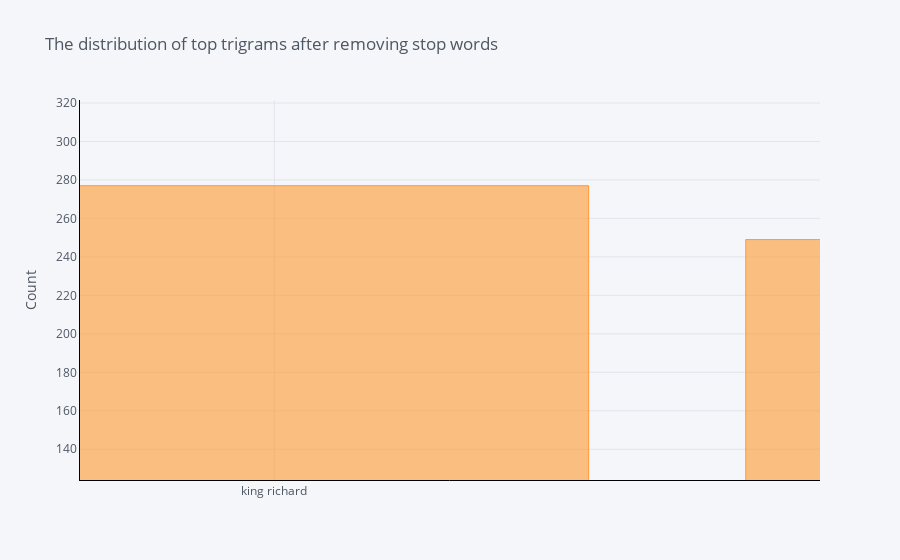

The code cell stored with this chart in its notebook:
### Code cell
df_bigram\
  .groupby('word')\
  .sum()['count']\
  .sort_values(ascending=False)\
  .iplot(kind='bar',
         yTitle='Count',
         linecolor='black',
         title='The distribution of top trigrams after removing stop words')

### Figure 1 — Plotly figure (JSON) as saved in the notebook; plotly's stock layout.template omitted (floating-point values rounded to 4 significant figures)
{"data": [{"marker": {"color": "rgba(255, 153, 51, 0.6)", "line": {"color": "rgba(255, 153, 51, 1.0)", "width": 1}}, "name": "count", "orientation": "v", "text": "", "type": "bar", "x": ["thou art", "king henry", "thou hast", "king richard", "st thou", "good lord", "thou shalt", "art thou", "ne er", "dost thou", "sir toby", "sir john", "thou dost", "hast thou", "king edward", "thou wilt", "wilt thou", "come come", "scene ii", "king john"], "y": [501, 399, 354, 277, 249, 239, 226, 225, 212, 208, 199, 164, 151, 150, 150, 141, 134, 128, 124, 123]}], "layout": {"autosize": true, "legend": {"bgcolor": "#F5F6F9", "font": {"color": "#4D5663"}}, "paper_bgcolor": "#F5F6F9", "plot_bgcolor": "#F5F6F9", "title": {"font": {"color": "#4D5663"}, "text": "The distribution of top trigrams after removing stop words"}, "xaxis": {"autorange": false, "gridcolor": "#E1E5ED", "linecolor": "black", "range": [2.753, 3.694], "showgrid": true, "tickfont": {"color": "#4D5663"}, "title": {"font": {"color": "#4D5663"}, "text": ""}, "type": "category", "zerolinecolor": "#E1E5ED"}, "yaxis": {"autorange": false, "gridcolor": "#E1E5ED", "linecolor": "black", "range": [124.0, 321.6], "showgrid": true, "tickfont": {"color": "#4D5663"}, "title": {"font": {"color": "#4D5663"}, "text": "Count"}, "type": "linear", "zerolinecolor": "#E1E5ED"}}}
